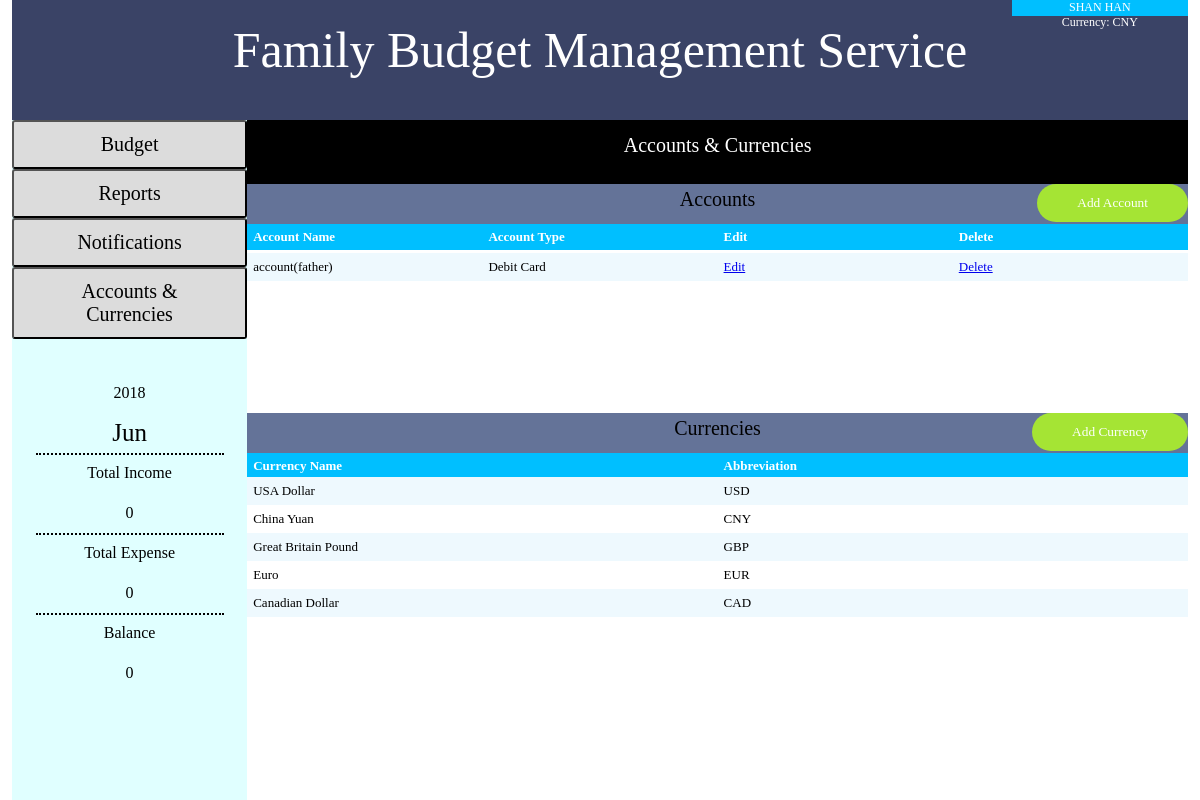
The app's page /accounts.php (signed in) with its own data.
### tables this page shows
CREATE TABLE `User` (
  `User_id` int(11) NOT NULL AUTO_INCREMENT,
  `User_name` varchar(30) NOT NULL,
  `User_phone` varchar(15) NOT NULL,
  `User_email` varchar(30) NOT NULL,
  `User_password` varchar(15) NOT NULL,
  `Currency_id` int(11) NOT NULL,
  PRIMARY KEY (`User_id`),
  KEY `fk_currUser_idx` (`Currency_id`)
);

CREATE TABLE `CurrencyType` (
  `Currency_id` int(11) NOT NULL AUTO_INCREMENT,
  `Currency_name` varchar(45) NOT NULL,
  `Abbreviation` varchar(10) NOT NULL,
  PRIMARY KEY (`Currency_id`)
);

CREATE TABLE `BankAccount` (
  `BankAccount_id` int(11) NOT NULL AUTO_INCREMENT,
  `Account_name` varchar(50) NOT NULL,
  `AccountType_id` int(11) NOT NULL,
  `User_id` int(11) NOT NULL,
  PRIMARY KEY (`BankAccount_id`),
  KEY `fk_UsrBankAcc` (`User_id`),
  KEY `fk_AccTypeBankAcc` (`AccountType_id`),
  CONSTRAINT `fk_AccTypeBankAcc` FOREIGN KEY (`AccountType_id`) REFERENCES `AccountType` (`AccountType_id`),
  CONSTRAINT `fk_UsrBankAcc` FOREIGN KEY (`User_id`) REFERENCES `User` (`User_id`)
);

CREATE TABLE `AccountType` (
  `AccountType_id` int(11) NOT NULL AUTO_INCREMENT,
  `AccountType_name` varchar(15) NOT NULL,
  PRIMARY KEY (`AccountType_id`)
);

### accounts.php (the view, shortened to what this page needs)
<?php
include "model.php";
include "newaccount.php";
include "addCurr.php";
require_once('connection.php');
$conn = mysqli_connect($servername, $username_d, $password, $dbname);
?>
<!DOCTYPE html>
<html>
<head>
	<link rel="stylesheet" href="css/accStyle.css">
</head>
<body>
	<div id="subtitle">
		<p>Accounts & Currencies</p>
	</div>
	<div id="accTit">
		<p>Accounts</p>
		<button class="but" onclick="addAcc()">Add Account</button>
	</div>
	<div id="accTabTit">
		<table class="dataintable">
			<tr>
                <th>Account Name</th>
                <th>Account Type</th>
                <th>Edit</th>
                <th>Delete</th>
            </tr>
		</table>
	</div>
	<div id="accTable">
		<table class="dataintable">
		<?php
		$sql="SELECT * FROM BankAccount WHERE User_id=".$_SESSION['UserId'];
		$result = mysqli_query($conn,$sql);
        $rowcount=mysqli_num_rows($result);
        if($rowcount>0){
        	while($row = mysqli_fetch_row($result)){
        		$accName=$row[1];
        		$typeId=$row[2];
        		$sql1="SELECT AccountType_name FROM AccountType WHERE AccountType_id=".$typeId;
        		$result1 = mysqli_query($conn,$sql1);
                $row1=mysqli_fetch_row($result1);
                echo "<tr><td>".$accName."</td><td>".$row1[0]."</td>
                <td><a href='accEdit.php?aId=".$row[0]."'>Edit</a></td>
                <td><a href='delete.php?delete=accD&deleteId=".$row[0]."'>Delete</a></td></tr>";
        	}
        }
		?>
		</table>
	</div>
		<div id="curTit">
		<p>Currencies</p>
		<button class="but" onclick="addCurr()">Add Currency</button>
	</div>
	<div id="curTabTit">
		<table class="dataintable">
			<tr>
                <th>Currency Name</th>
                <th>Abbreviation</th>
            </tr>
		</table>
	</div>
	<div id="curTable">
		<table class="dataintable">
		<?php
		$sql="SELECT * FROM CurrencyType";
		$result = mysqli_query($conn,$sql);
        $rowcount=mysqli_num_rows($result);
        if($rowcount>0){
        	while($row = mysqli_fetch_row($result)){
                echo "<tr><td>".$row[1]."</td><td>".$row[2]."</td></tr>";
        	}
        }
		?>
		</table>
</body>
</html>

### model.php (shortened to what this page needs)
<?php
require_once('connection.php');
$conn = mysqli_connect($servername, $username_d, $password, $dbname);
?>
<!DOCTYPE html>
<html>
<head>
    <link rel="stylesheet" href="css/modelStyle.css">
</head>
<body>
	<div id="item1">
    	<p>Family Budget Management Service</p>
	</div>
	<div id="item2">
		<ul>
            <li><button class="butt" onclick="window.location.href='budget.php'">Budget</button></li>
            <li><button class="butt" onclick="window.location.href='report.php'">Reports</button></li>
            <li><button class="butt" onclick="window.location.href='notification.php'">Notifications</button></li>
            <li><button class="butt" onclick="window.location.href='accounts.php'">Accounts & Currencies</button></li>
    	</ul>
    	<?php
    	$totIncome=0;
    	$totExpense=0;
        $balance=$totIncome-$totExpense;
        echo "<ul class='three'>
        <li class='center'>".date("Y")."</li>
		<li class='monthSize'>".date("M")."</li>
		<hr class='hrStyle'>
		<li class='center'>Total Income</li>
		<li class='center'>".$totIncome."</li>
		<hr class='hrStyle'>
		<li class='center'>Total Expense</li>
		<li class='center'> ".$totExpense."</li>
        <hr class='hrStyle'>
        <li class='center'>Balance</li>
        <li class='center'> ".$balance."</li>
		</ul>";
    	?>
	</div>
	<div id="userinfo">
		<?php
		$sql="SELECT * FROM User WHERE User_id=".$_SESSION['UserId'];
		$result = mysqli_query($conn,$sql);
        while($row = mysqli_fetch_row($result)){
        	$usrName=$row[1];
            $currencyId=$row[5];
        }
        $sql="SELECT Abbreviation FROM CurrencyType WHERE Currency_id=".$currencyId;
		$result = mysqli_query($conn,$sql);
        while($row = mysqli_fetch_row($result)){
        	$abb=$row[0];
        }
		echo "<p id='one'>".$usrName."</p>
		<p id='one'>Currency: ".$abb."</p>";
		?>
	</div>
</body>
</html>

### css/modelStyle.css (style rules this page uses)
html body { position: absolute; left: 1%; height: 100%; width: 98%; }
.but { cursor: pointer; border: none; padding: 11px 40px; background: #A5E434; border-radius: 30px; color: #fff; }
* { margin:0; padding:0; font-family: 'Tahoma', fantasy; }
table.dataintable { border-collapse:collapse; border:0 solid #aaa; }
table.dataintable th { vertical-align:baseline; padding:5px 15px 5px 6px; background-color:#00BFFF; border:0 solid #3F3F3F; text-align:left; color:#fff; width: 20%; }
table.dataintable td { vertical-align:text-top; padding:6px 15px 6px 6px; border:0 solid #aaa; width: 20%; }
table.dataintable tr:nth-child(odd) { background-color:#EEF9FE; }
table.dataintable tr:nth-child(even) { background-color:#fff; }
.butt { background: #DCDCDC; cursor: pointer; border: 2; padding: 11px 40px; font-size:20px; font-family: 'Tahoma', fantasy; border-radius: 3px; color: #000000; width: 100%; }
#item1 { position: absolute; width: 100%; height: 15%; background: #3A4366; }
#item1 p { width:100%; height: 100%; line-height: 100px; text-align: center; color: #FFF; font-family: 'Tahoma', fantasy; font-size: 50px; }
#item2 { position: absolute; background: #E0FFFF; top: 15%; left: 0%; width: 20%; height: 85%; }
#item2 ul { list-style-type:none; }
#userinfo { position: absolute; z-index: 2; left: 85%; width: 15%; height: 2%; top:0%; font-size: 12px; color: #FFF; font-family: 'Tahoma', fantasy; background: #00BFFF; }
#one { text-align: center; }
.three { position: relative; top :5%; text-align: left; list-style-type:none; line-height: 40px; font-family: 'Tahoma', fantasy; }
.monthSize { font-size: 25px; text-align: center; }
.center { text-align: center; }
.hrStyle { position: absolute; width: 80%; left: 10%; border:none; border-top:2px dotted #000000; }

### css/addWebs.css (style rules this page uses)
* { margin:0; padding:0; font-family: 'Tahoma', fantasy; }

### css/accStyle.css (style rules this page uses)
#subtitle { position: absolute; left: 20%; top: 15%; width:80%; height:8%; background:#000000; }
#subtitle p { text-align: center; color: #FFF; font-size: 20px; line-height: 50px; }
#accTit { position: absolute; left: 20%; top: 23%; width: 80%; height: 5%; background: #647398; font-size: 20px; text-align: center; line-height: 30px; }
#accTit button { position: absolute; top: 0%; float: right; right: 0%; }
#curTit { position: absolute; left: 20%; top: 51.6%; width: 80%; height: 5%; background: #647398; font-size: 20px; text-align: center; line-height: 30px; }
#curTit button { position: absolute; top: 0%; float: right; right: 0%; }
#accTabTit { position: absolute; left: 20%; top:28%; font-size: 13px; width: 80%; height: 3%; }
#accTabTit table { width: 100%; height: 100%; }
#curTabTit { position: absolute; left: 20%; top:56.6%; font-size: 13px; width: 80%; height: 3%; }
#curTabTit table { width: 100%; height: 100%; }
#accTable { position: absolute; top:31.6%; left: 20%; width: 80%; background: #FFF; height: 20%; overflow:auto; overflow-y:auto; overflow-x:auto; }
#accTable table { width: 100%; font-size: 13px; }
#curTable { position: absolute; top:59.6%; left: 20%; width: 80%; background: #FFF; height: 20%; overflow:auto; overflow-y:auto; overflow-x:auto; }
#curTable table { width: 100%; font-size: 13px; }

### records on screen
user: User_name "SHAN HAN"
currencytype: Abbreviation "CNY", Currency_name "China Yuan"
bankaccount: Account_name "account(father)", AccountType.AccountType_name "Debit Card"
currencytype: Currency_name "USA Dollar", Abbreviation "USD"
currencytype: Currency_name "Great Britain Pound", Abbreviation "GBP"
currencytype: Currency_name "Euro", Abbreviation "EUR"
currencytype: Currency_name "Canadian Dollar", Abbreviation "CAD"

### other values on screen
$totIncome "0"
$totExpense "0"
$balance "0"
